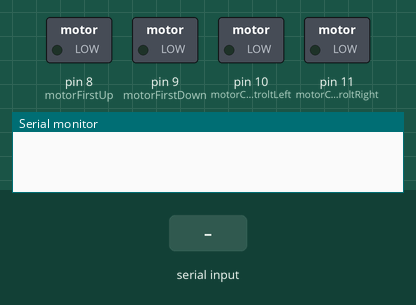
This sketch was run on a simulated Arduino Uno, built with avr-gcc and run on an emulated ATmega328P. On the bench: switched loads named in the sketch (green lamp = pin HIGH), the last lines printed to the serial monitor. Inputs (shaded band) come from the test bench. Pins used as bus, display or sensor lines are not drawn.

Above: at 1.2 s.
1.3 s: "w" received over Serial
At 2.0 s:
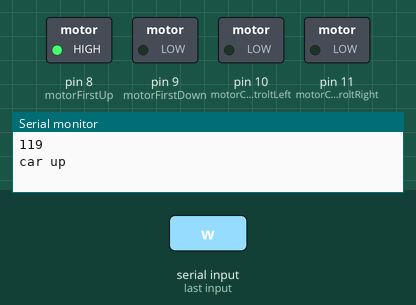
2.8 s: "s" received over Serial
At 3.2 s:
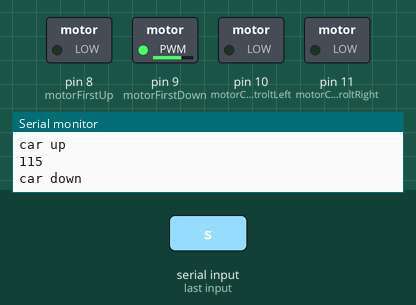
4.3 s: "a" received over Serial
At 5.5 s:
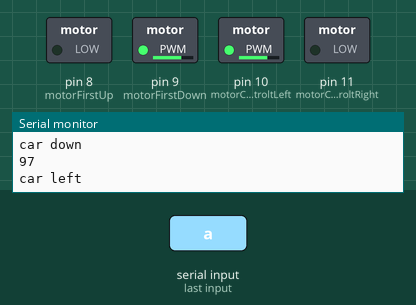
5.8 s: "d" received over Serial
At 6.7 s:
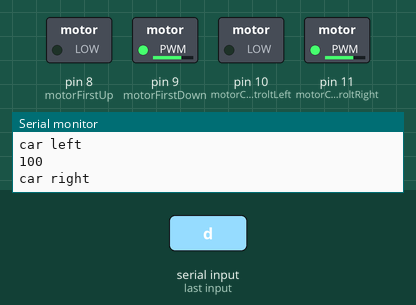
7.3 s: "w" received over Serial
At 7.8 s:
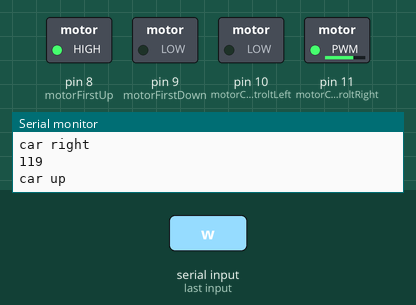
8.8 s: "a" received over Serial
At 10.2 s:
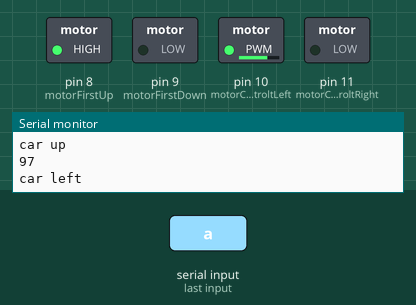
Timing chart, 0 to 11.3 s (numbered marks = the images above; inputs shaded):
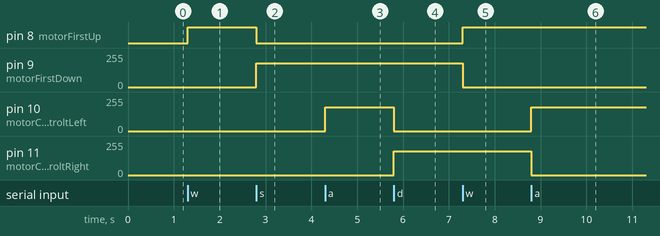

The sketch:

driver.ino
```cpp
//L293D

class Car {
  //Motor A
  private:
      int motorFirstUp  = 8;  // Pin 14 of L293
      int motorFirstDown  = 9;  // Pin 10 of L293
  //Motor B
      int motorControltLeft  = 10; // Pin  7 of L293
      int motorControltRight  = 11;  // Pin  2 of L293
  public:
    void init()
    {
        //Set pins as outputs
      pinMode(motorFirstUp, OUTPUT);
      pinMode(motorFirstDown, OUTPUT);
      pinMode(motorControltLeft, OUTPUT);
      pinMode(motorControltRight, OUTPUT);
    }

    void down()
    {
        analogWrite(motorFirstUp, 0);
        analogWrite(motorFirstDown, 180);
    }

    void up()
    {
        analogWrite(motorFirstUp, 180);
        analogWrite(motorFirstDown, 0);
    }

    void left()
    {
        analogWrite(motorControltLeft, 180);
        analogWrite(motorControltRight, 0);
    }

    void right()
    {
        analogWrite(motorControltRight, 180);
        analogWrite(motorControltLeft, 0);
    }

    void center()
    {
        analogWrite(motorControltRight, 0);
        analogWrite(motorControltLeft, 0);
    }

    void stop()
    {
        analogWrite(motorFirstUp, 0);
        analogWrite(motorFirstDown, 0);
    }
};

class Control {
  private:
     int gnd = 2;
     int vcc = 3;

  public:

     void init()
     {
          Serial.begin(9600);

          pinMode(gnd, OUTPUT);
          pinMode(vcc, OUTPUT);

          digitalWrite(gnd, LOW);
          digitalWrite(vcc, HIGH);
     }

     int available()
     {
        return Serial.available();
     }

     int read()
     {
         return Serial.read();
     }
};

Car car;
Control control;
int c;
//This will run only one time.
void setup(){
   car.init();
   control.init();
}


void loop() {
  if (control.available()) {
    c = control.read();
    Serial.println(c);
    if (c == 'w') {
       car.up();
       Serial.println("car up");
    } else if (c == 's') {
      car.down();
      Serial.println("car down");
    } else if (c == 'a') {
      car.left();
      Serial.println("car left");
    } else if (c == 'd') {
      car.right();
      Serial.println("car right");
    } else if (c == 'q') {
      car.stop();
      car.center();
      Serial.println("car stop");
    }
    c = 0;
  }

}
```

Measured:
- after the input at 1.3 s, pin 8 (motorFirstUp): LOW → HIGH at once
- after the input at 2.8 s, pin 8 (motorFirstUp): HIGH → LOW at once; pin 9 (motorFirstDown): 0/255 → 180/255 at once
- after the input at 4.3 s, pin 10 (motorControltLeft): 0/255 → 180/255 at once
- after the input at 5.8 s, pin 10 (motorControltLeft): 180/255 → 0/255 at once; pin 11 (motorControltRight): 0/255 → 180/255 at once
- after the input at 7.3 s, pin 8 (motorFirstUp): LOW → HIGH at once; pin 9 (motorFirstDown): 180/255 → 0/255 at once
- after the input at 8.8 s, pin 10 (motorControltLeft): 0/255 → 180/255 at once; pin 11 (motorControltRight): 180/255 → 0/255 at once
